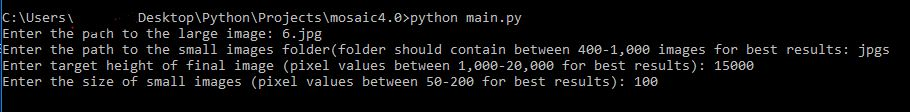
#> input picture example.JPG, 910 x 112 px
$ python main.py   (older library calls are emulated)
#> lines starting #> are read from the running program, lines starting #| are printed output that depends on the picture
from PIL import Image
import os
import random

large_image_path = input("Enter the path to the large image: ")
#> the answer given: example.JPG
small_image_folder = input("Enter the path to the small images folder(folder should contain between 400-1,000 images for best results: ")
#> the answer given: .
final_size = int(input("Enter target height of final image (pixel values between 1,000-20,000 for best results): "))
#> the answer given: 1
small_image_size = int(input("Enter the size of small images (pixel values between 50-200 for best results): "))
#> the answer given: 100
image_list = []
image_brightness_list = []
new_image = Image.new('RGBA', (final_size, final_size))
large_image = Image.open(large_image_path)
#> large_image is the input picture: PIL image 910x112 RGB; mean R, G, B 15, 14.8, 15.6
large_image_alpha = Image.open(large_image_path)
large_image_alpha = large_image_alpha.convert('RGBA')
scale = int(final_size/small_image_size)
large_image_pixels = []

def resize_crop(image, size):

#> called with size = 0
    crop_size = 0
    if image.size[0] > image.size[1]:
        crop_size = image.size[1]
#> crop_size = 112
    else:
        crop_size = image.size[0]
    image = image.crop((0,0,crop_size,crop_size))
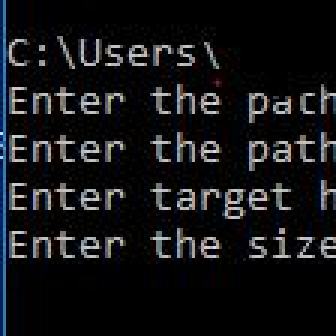
#> image: PIL image 112x112 RGB (shown 3 times larger); mean R, G, B 20.1, 20.5, 22.5
#> (the run stopped early here; a loop or call above may not have finished)
